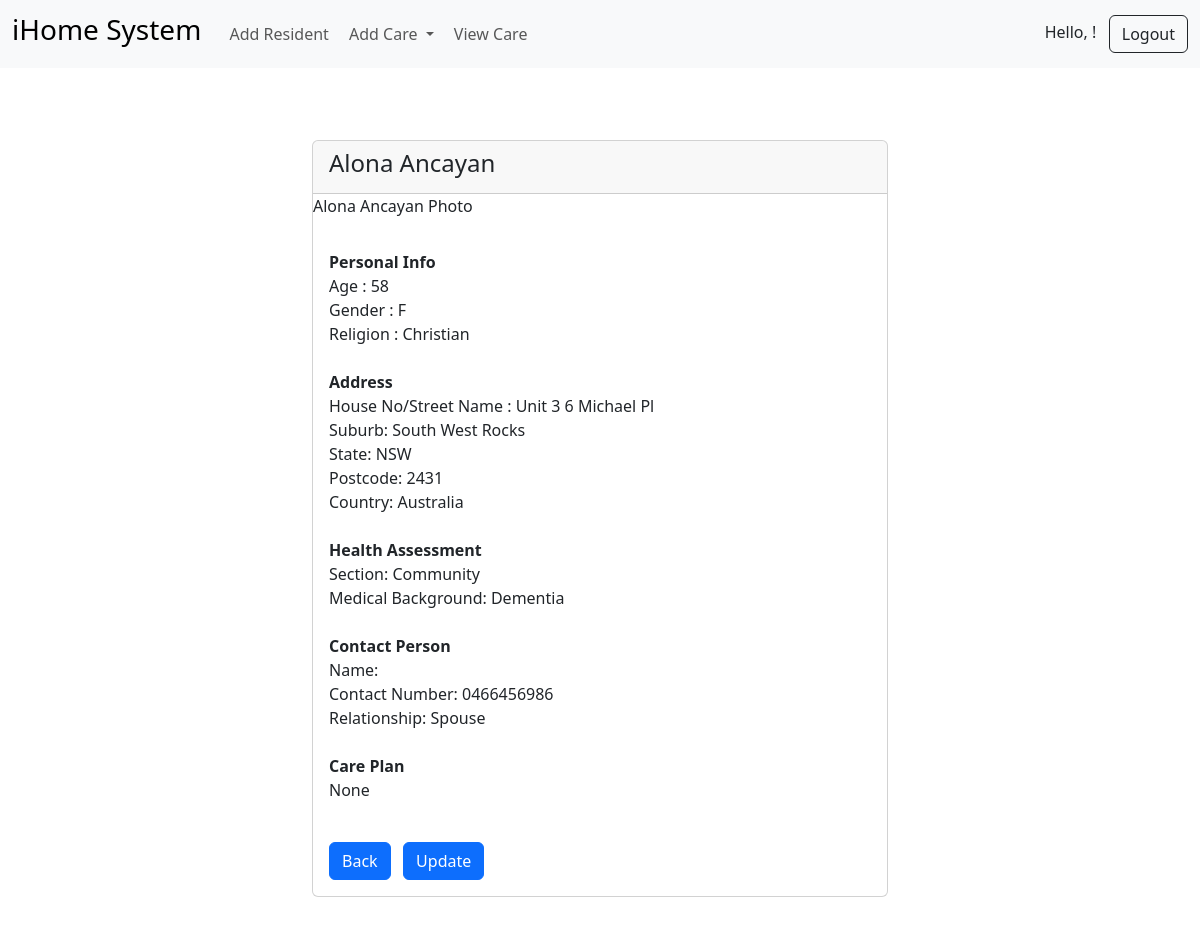
Screenshot of /record/3 (signed in) with the database file from the repository.
### my_app/models.py (models this page shows, shortened)
class Record(models.Model):
    created_at = models.DateTimeField(auto_now_add = True)
    first_name = models.CharField(max_length=50)
    last_name = models.CharField(max_length=50)
    age = models.CharField(max_length=10)
    gender = models.CharField(max_length=10)
    religion = models.CharField(max_length=50)
    house_street = models.CharField(max_length=50)
    suburb = models.CharField(max_length=50)
    state  = models.CharField(max_length=20)
    post_code = models.CharField(max_length=20)
    country = models.CharField(max_length=50)
    section = models.CharField(max_length=50)
    med_background = models.CharField(max_length=250)
    care_plan = models.CharField(max_length=2500, null=True)
    contact_first = models.CharField(max_length=50)
    contact_last = models.CharField(max_length=50)
    contact_number = models.CharField(max_length=50)
    contact_rel = models.CharField(max_length=20)
    person_image = models.ImageField(null=True, blank=True, upload_to='images/')

### my_app/views.py (the view)
# urls.py: path('record/<int:pk>', views.cus_record, name='record'),
def cus_record(request,pk):
    if request.user.is_authenticated:
        customer_record = Record.objects.get(id=pk)
        return render(request, 'login/record.html', {'customer_record': customer_record})
    else:
        messages.success(request, 'You need to be logged in to view record')
        return redirect('home')

### my_app/templates/login/record.html (shortened to what this page needs)
{% extends 'base.html' %}
{% load static %}
{% block content %}
<div class="col-md-6 offset-md-3 container">
    <br>
    <br>
    <br>
    {% if user.is_authenticated %}
        <div class="card">
            <div class="card-header">
               <h4>{{ customer_record.first_name}} {{ customer_record.last_name}}</h4>
            </div>
            {% with image=customer_record.person_image %}
                {% if image %}
                    <img src="{{ image.url }}" class="card-img-top" width="522">
                {% else %}
                    <p>{{ customer_record.first_name }} {{ customer_record.last_name }} Photo</p>
                {% endif %}
            {% endwith %}
            <div class="card-body">
            <p class="card-text">
                <strong>Personal Info </strong> <br>
                Age : {{ customer_record.age }} <br>
                Gender : {{ customer_record.gender }} <br>
                Religion : {{ customer_record.religion }} <br><br>
                <strong>Address</strong> <br>
                House No/Street Name : {{ customer_record.house_street }} <br>
                Suburb: {{ customer_record.suburb }} <br>
                State: {{ customer_record.state }} <br>
                Postcode: {{ customer_record.post_code }} <br>
                Country: {{ customer_record.country }}
                <br><br>
                <strong>Health Assessment</strong> <br>
                Section: {{ customer_record.section }} <br>
                Medical Background: {{ customer_record.med_background }}
                <br><br>
                <Strong>Contact Person</Strong><br>
                Name: {{ customer_record.contact_first}} {{ customer_record.contact_last}} <br>
                Contact Number: {{ customer_record.contact_number }} <br>
                Relationship: {{ customer_record.contact_rel}}
                <br><br>
                <strong>Care Plan</strong> <br>
                {{ customer_record.care_plan}}
            </p>
            <br>
            <a href="{% url 'residents' %}" class="btn btn-primary">Back</a> &nbsp;
            <a href="{% url 'update' customer_record.id %}" class="btn btn-primary">Update</a> &nbsp;
            </div>
        </div>
    {% endif %}
</div>
 <br><br>
{% endblock %}

### rows the page displays
Record: first_name "Alona", last_name "Ancayan", age "58", gender "F", religion "Christian", house_street "Unit 3 6 Michael Pl", suburb "South West Rocks", state "NSW", post_code "2431", country "Australia", section "Community", med_background "Dementia", contact_number "0466456986", contact_rel "Spouse", care_plan "None"
